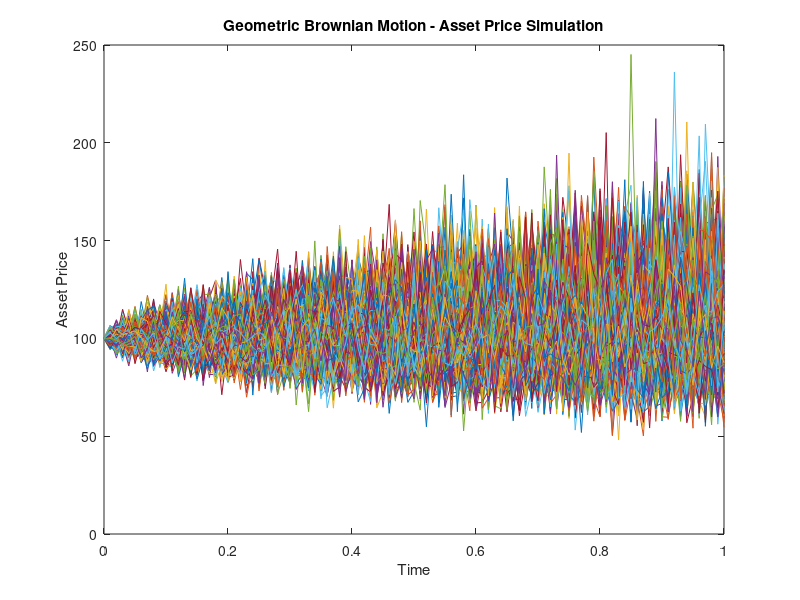

Write MATLAB code to recreate this figure.
% Parameters
S0 = 100;       % initial asset price
mu = 0.05;      % expected return
sigma = 0.2;    % volatility
T = 1;          % time horizon
dt = 0.01;      % time step
N = T/dt;       % number of time steps
nPaths = 1000;  % number of paths

% Initialize asset paths
S = zeros(N+1, nPaths);
S(1, :) = S0;

% Generate paths
for iPath = 1:nPaths
    for iStep = 1:N
        epsilon = randn;  % standard normal random number
        S(iStep+1, iPath) = S0 * exp((mu - 0.5 * sigma^2) * (iStep*dt) + sigma * sqrt(iStep*dt) * epsilon);
    end
end

% Plot paths
figure;
plot(0:dt:T, S);
xlabel('Time');
ylabel('Asset Price');
title('Geometric Brownian Motion - Asset Price Simulation');
